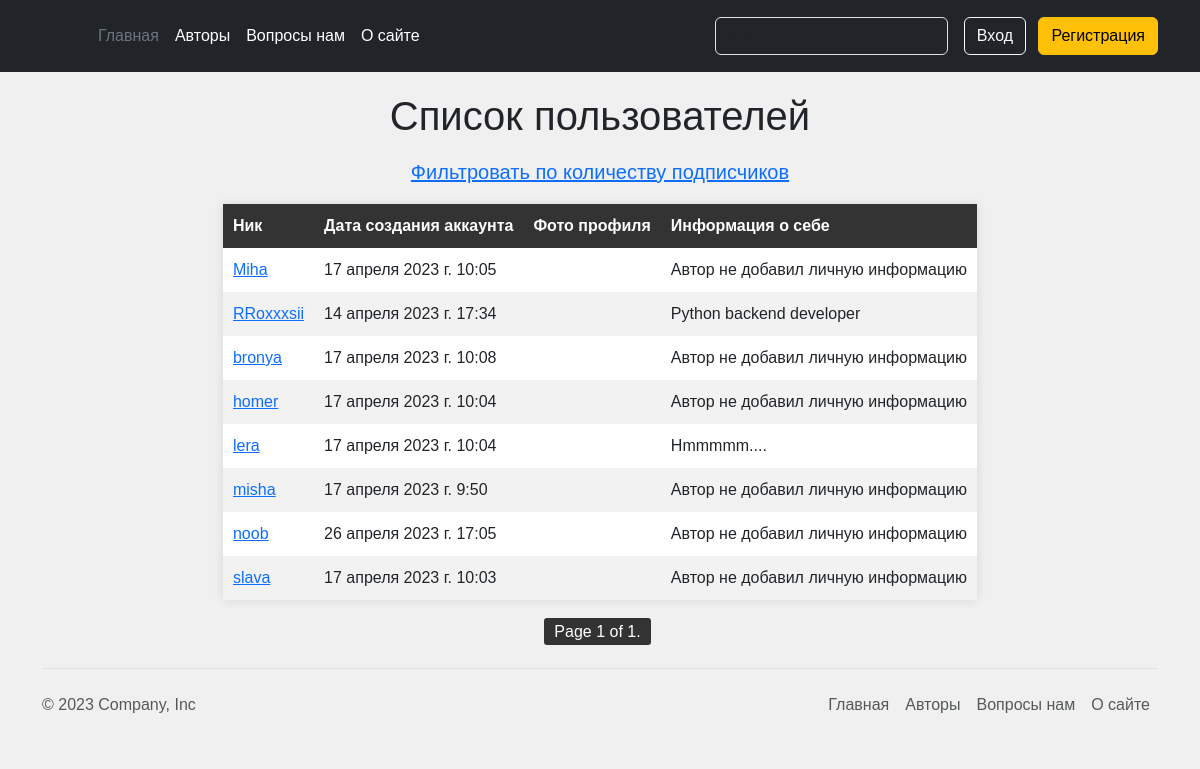
Screenshot of /authors/ with the database file from the repository.
### account/models.py (models this page shows, shortened)
class Author(AbstractBaseUser, PermissionsMixin):
    email = models.EmailField(_('почтовый адрес'), unique=True)
    user_name = models.CharField(max_length=150)
    mobile = models.CharField(max_length=20, blank=True)
    gender = models.ForeignKey(Gender, on_delete=models.SET_NULL, blank=True, null=True)
    profile_photo = models.ImageField(upload_to='photos/%Y/%m/%d/', help_text=_('Фото профиля'), blank=True)
    profile_information = models.TextField(help_text='Расскажите о себе', blank=True)
    country = models.ForeignKey(Country, on_delete=models.SET_NULL, blank=True, null=True)
    telegram_link = models.URLField(_('Телеграмм аккаунт'), blank=True)
    city = models.CharField(_('Где живете'), max_length=70, blank=True, null=True)
    following = models.ManyToManyField(
        "self", blank=True, related_name="followers", symmetrical=False
    )
    is_active = models.BooleanField(default=False)
    is_staff = models.BooleanField(default=False)
    created = models.DateTimeField(auto_now_add=True)
    updated = models.DateTimeField(auto_now=True)
    objects = CustomAccountManager()
    USERNAME_FIELD = 'email'
    REQUIRED_FIELDS = ['user_name']
    class Meta:
        verbose_name = _("Аккаунт")
        verbose_name_plural = _("Аккаунты")
        ordering = ('user_name',)
    def get_absolute_url(self):
        return reverse('authors:author_detail_view', kwargs={'pk': self.pk})

### authors/views.py (the view)
# urls.py: path('', views.AuthorListView.as_view(), name='author_list_view'),
class AuthorListView(AuthorFollowingFollowersListMixin, ListView):
    extra_context = {'headline': 'Список пользователей'}
    template_name = 'authors/ordering_link.html'
    def get_queryset(self):
        current_user_id = self.request.user.id
        queryset = Author.objects.exclude(id=current_user_id)
        return queryset

### authors/templates/authors/ordering_link.html
{% extends 'authors/authors_list_view.html' %}
{% block order %}
    <h5 style="text-align: center; margin-top: 20px;"><a href="{% url 'authors:author_filter_by_followers' %}">Фильтровать по количеству подписчиков</a></h5>
{% endblock %}

### authors/templates/authors/authors_list_view.html (shortened to what this page needs)
{% extends 'main/base.html' %}
{% load static %}
{% block content %}
<link rel="stylesheet" href="{% static 'main/css/authors_list_view.css' %}">
<link rel="stylesheet" href="{% static 'main/css/posts.css' %}">
    <h1 class="header-top">{{ headline }}</h1>
    {% block order %}
    {% endblock %}
	<table>
		<thead>
			<tr>
				<th>Ник</th>
				<th>Дата создания аккаунта</th>
				<th>Фото профиля</th>
				<th>Информация о себе</th>
			</tr>
		</thead>
		<tbody>
			{% for author in authors %}
			<tr>
				<td class="list_item"><a href="{{ author.get_absolute_url }}">{{ author.user_name }}</a></td>
				<td class="list_item">{{ author.created }}</td>
                {% if not author.profile_photo %}
                    <td class="list_item"></td>
                {% else %}
                    <td class="list_item"><img src="{{ author.profile_photo.url }}" alt="Фото профиля"></td>
                {% endif %}
                {% if author.profile_information  %}
                <td class="list_item">{{ author.profile_information|truncatewords:20 }}</td>
                {% else %}
                <td class="list_item">Автор не добавил личную информацию</td>
                {% endif %}
			</tr>
			{% endfor %}
		</tbody>
	</table>
{% include 'main/pagination.html' %}
{% endblock %}

### main/static/main/css/authors_list_view.css (style rules this page uses)
body { font-family: Arial, sans-serif; background-color: #f0f0f0; margin: 0; padding: 0; }
h1 { text-align: center; margin-top: 20px; }
table { border-collapse: collapse; margin: 20px auto; background-color: #fff; box-shadow: 0px 0px 10px rgba(0, 0, 0, 0.1); }
th, td { padding: 10px; text-align: left; }
th { background-color: #333; color: #fff; }
tr:nth-child(even) { background-color: #f2f2f2 }

### rows the page displays
Author: user_name "Miha", created "17 апреля 2023 г. 10:05", profile_information "Автор не добавил личную информацию"
Author: user_name "RRoxxxsii", created "14 апреля 2023 г. 17:34", profile_information "Python backend developer"
Author: user_name "bronya", created "17 апреля 2023 г. 10:08", profile_information "Автор не добавил личную информацию"
Author: user_name "homer", created "17 апреля 2023 г. 10:04", profile_information "Автор не добавил личную информацию"
Author: user_name "lera", created "17 апреля 2023 г. 10:04", profile_information "Hmmmmm...."
Author: user_name "misha", created "17 апреля 2023 г. 9:50", profile_information "Автор не добавил личную информацию"
Author: user_name "noob", created "26 апреля 2023 г. 17:05", profile_information "Автор не добавил личную информацию"
Author: user_name "slava", created "17 апреля 2023 г. 10:03", profile_information "Автор не добавил личную информацию"

### other values shown
{{ headline }} "Список пользователей"
{{ page_obj.number }} "1"
{{ page_obj.paginator.num_pages }} "1"
